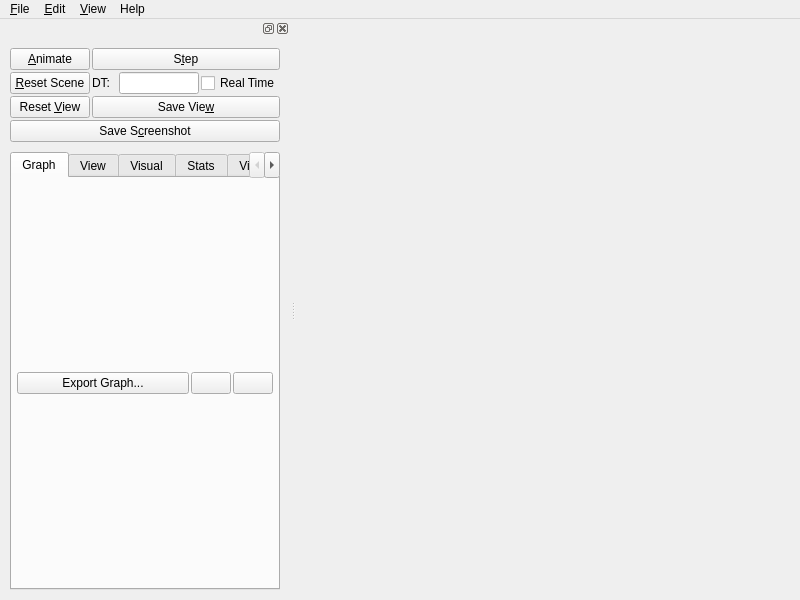
<?xml version="1.0" encoding="UTF-8"?>
<ui version="4.0">
 <class>GUI</class>
 <widget class="QMainWindow" name="GUI">
  <property name="geometry">
   <rect>
    <x>0</x>
    <y>0</y>
    <width>800</width>
    <height>600</height>
   </rect>
  </property>
  <property name="sizePolicy">
   <sizepolicy hsizetype="Minimum" vsizetype="Minimum">
    <horstretch>0</horstretch>
    <verstretch>0</verstretch>
   </sizepolicy>
  </property>
  <property name="minimumSize">
   <size>
    <width>210</width>
    <height>481</height>
   </size>
  </property>
  <property name="acceptDrops">
   <bool>true</bool>
  </property>
  <property name="windowTitle">
   <string>Sofa</string>
  </property>
  <widget class="QWidget" name="widget">
   <property name="sizePolicy">
    <sizepolicy hsizetype="Expanding" vsizetype="Expanding">
     <horstretch>0</horstretch>
     <verstretch>0</verstretch>
    </sizepolicy>
   </property>
   <property name="minimumSize">
    <size>
     <width>0</width>
     <height>0</height>
    </size>
   </property>
   <layout class="QVBoxLayout">
    <property name="sizeConstraint">
     <enum>QLayout::SetNoConstraint</enum>
    </property>
    <property name="leftMargin">
     <number>0</number>
    </property>
    <property name="topMargin">
     <number>0</number>
    </property>
    <property name="rightMargin">
     <number>0</number>
    </property>
    <property name="bottomMargin">
     <number>0</number>
    </property>
    <item>
     <layout class="QHBoxLayout" name="mainWidgetLayout"/>
    </item>
   </layout>
  </widget>
  <widget class="QMenuBar" name="menubar">
   <property name="enabled">
    <bool>true</bool>
   </property>
   <property name="geometry">
    <rect>
     <x>0</x>
     <y>0</y>
     <width>800</width>
     <height>20</height>
    </rect>
   </property>
   <widget class="QMenu" name="fileMenu">
    <property name="title">
     <string>&amp;File</string>
    </property>
    <addaction name="fileNewAction"/>
    <addaction name="fileOpenAction"/>
    <addaction name="fileReloadAction"/>
    <addaction name="fileSaveAction"/>
    <addaction name="fileSaveAsAction"/>
    <addaction name="separator"/>
    <addaction name="separator"/>
    <addaction name="fileExitAction"/>
   </widget>
   <widget class="QMenu" name="editMenu">
    <property name="title">
     <string>&amp;Edit</string>
    </property>
    <addaction name="editRecordDirectoryAction"/>
    <addaction name="editGnuplotDirectoryAction"/>
    <addaction name="separator"/>
    <addaction name="PluginManagerAction"/>
    <addaction name="MouseManagerAction"/>
    <addaction name="VideoRecorderManagerAction"/>
    <addaction name="DataGraphAction"/>
   </widget>
   <widget class="QMenu" name="View">
    <property name="title">
     <string>&amp;View</string>
    </property>
    <addaction name="separator"/>
    <addaction name="separator"/>
    <addaction name="separator"/>
   </widget>
   <widget class="QMenu" name="helpMenu">
    <property name="title">
     <string>Help</string>
    </property>
    <addaction name="separator"/>
    <addaction name="helpShowDocBrowser"/>
    <addaction name="helpAboutAction"/>
   </widget>
   <addaction name="fileMenu"/>
   <addaction name="editMenu"/>
   <addaction name="View"/>
   <addaction name="helpMenu"/>
  </widget>
  <widget class="QDockWidget" name="dockWidget">
   <property name="sizePolicy">
    <sizepolicy hsizetype="Minimum" vsizetype="Expanding">
     <horstretch>0</horstretch>
     <verstretch>0</verstretch>
    </sizepolicy>
   </property>
   <property name="minimumSize">
    <size>
     <width>200</width>
     <height>551</height>
    </size>
   </property>
   <attribute name="dockWidgetArea">
    <number>1</number>
   </attribute>
   <widget class="QWidget" name="dockWidgetContents">
    <property name="sizePolicy">
     <sizepolicy hsizetype="Minimum" vsizetype="Expanding">
      <horstretch>0</horstretch>
      <verstretch>0</verstretch>
     </sizepolicy>
    </property>
    <property name="minimumSize">
     <size>
      <width>200</width>
      <height>0</height>
     </size>
    </property>
    <layout class="QHBoxLayout" name="horizontalLayout">
     <item>
      <widget class="QWidget" name="optionTabs" native="true">
       <property name="enabled">
        <bool>true</bool>
       </property>
       <property name="sizePolicy">
        <sizepolicy hsizetype="Expanding" vsizetype="Expanding">
         <horstretch>0</horstretch>
         <verstretch>0</verstretch>
        </sizepolicy>
       </property>
       <layout class="QVBoxLayout" name="_13">
        <property name="sizeConstraint">
         <enum>QLayout::SetNoConstraint</enum>
        </property>
        <item>
         <layout class="QGridLayout" name="_14">
          <property name="sizeConstraint">
           <enum>QLayout::SetNoConstraint</enum>
          </property>
          <item row="2" column="0">
           <widget class="QPushButton" name="ResetViewButton">
            <property name="enabled">
             <bool>true</bool>
            </property>
            <property name="toolTip">
             <string>Set the camera to initial position and orientation</string>
            </property>
            <property name="text">
             <string>Reset &amp;View</string>
            </property>
            <property name="shortcut">
             <string>Alt+V</string>
            </property>
           </widget>
          </item>
          <item row="0" column="0">
           <widget class="QPushButton" name="startButton">
            <property name="toolTip">
             <string>Launch the Simulation</string>
            </property>
            <property name="text">
             <string>&amp;Animate</string>
            </property>
            <property name="shortcut">
             <string>Alt+A</string>
            </property>
            <property name="checkable">
             <bool>true</bool>
            </property>
           </widget>
          </item>
          <item row="2" column="1">
           <widget class="QPushButton" name="SaveViewButton">
            <property name="enabled">
             <bool>true</bool>
            </property>
            <property name="toolTip">
             <string>Save the position and orientation of the camera</string>
            </property>
            <property name="text">
             <string>Save Vie&amp;w</string>
            </property>
            <property name="shortcut">
             <string>Alt+W</string>
            </property>
           </widget>
          </item>
          <item row="1" column="0">
           <widget class="QPushButton" name="ResetSceneButton">
            <property name="enabled">
             <bool>true</bool>
            </property>
            <property name="toolTip">
             <string>Reset the Simulation  (t=0)</string>
            </property>
            <property name="text">
             <string>&amp;Reset Scene</string>
            </property>
            <property name="shortcut">
             <string>Alt+R</string>
            </property>
           </widget>
          </item>
          <item row="0" column="1">
           <widget class="QPushButton" name="stepButton">
            <property name="toolTip">
             <string>Compute the simulation at time t+DT</string>
            </property>
            <property name="text">
             <string>S&amp;tep</string>
            </property>
            <property name="shortcut">
             <string>Alt+T</string>
            </property>
            <property name="autoRepeat">
             <bool>true</bool>
            </property>
           </widget>
          </item>
          <item row="3" column="0" colspan="2">
           <widget class="QPushButton" name="screenshotButton">
            <property name="text">
             <string>Save S&amp;creenshot</string>
            </property>
            <property name="shortcut">
             <string>Alt+C</string>
            </property>
           </widget>
          </item>
          <item row="1" column="1">
           <layout class="QHBoxLayout" name="_15">
            <property name="sizeConstraint">
             <enum>QLayout::SetNoConstraint</enum>
            </property>
            <item>
             <widget class="QLabel" name="dtLabel">
              <property name="text">
               <string>DT:</string>
              </property>
              <property name="wordWrap">
               <bool>false</bool>
              </property>
             </widget>
            </item>
            <item>
             <widget class="QLineEdit" name="dtEdit">
              <property name="sizePolicy">
               <sizepolicy hsizetype="Expanding" vsizetype="Fixed">
                <horstretch>0</horstretch>
                <verstretch>0</verstretch>
               </sizepolicy>
              </property>
              <property name="minimumSize">
               <size>
                <width>20</width>
                <height>0</height>
               </size>
              </property>
              <property name="maximumSize">
               <size>
                <width>80</width>
                <height>32767</height>
               </size>
              </property>
             </widget>
            </item>
            <item>
             <widget class="QCheckBox" name="realTimeCheckBox">
              <property name="toolTip">
               <string>Use the duration of the previous simulation step as the next DT</string>
              </property>
              <property name="text">
               <string>Real Time</string>
              </property>
             </widget>
            </item>
           </layout>
          </item>
         </layout>
        </item>
        <item>
         <spacer name="spacer_tab">
          <property name="orientation">
           <enum>Qt::Vertical</enum>
          </property>
          <property name="sizeType">
           <enum>QSizePolicy::Fixed</enum>
          </property>
          <property name="sizeHint" stdset="0">
           <size>
            <width>20</width>
            <height>8</height>
           </size>
          </property>
         </spacer>
        </item>
        <item>
         <widget class="QTabWidget" name="tabs">
          <property name="sizePolicy">
           <sizepolicy hsizetype="Expanding" vsizetype="Expanding">
            <horstretch>0</horstretch>
            <verstretch>0</verstretch>
           </sizepolicy>
          </property>
          <property name="minimumSize">
           <size>
            <width>200</width>
            <height>0</height>
           </size>
          </property>
          <property name="currentIndex">
           <number>0</number>
          </property>
          <widget class="QWidget" name="TabGraph">
           <attribute name="title">
            <string>Graph</string>
           </attribute>
           <layout class="QVBoxLayout" name="_19">
            <item>
             <layout class="QHBoxLayout" name="horizontalLayout_2">
              <item>
               <widget class="QPushButton" name="ExportGraphButton">
                <property name="sizePolicy">
                 <sizepolicy hsizetype="Expanding" vsizetype="Fixed">
                  <horstretch>0</horstretch>
                  <verstretch>0</verstretch>
                 </sizepolicy>
                </property>
                <property name="text">
                 <string>Export Graph...</string>
                </property>
                <property name="icon">
                 <iconset>
                  <normaloff>image1</normaloff>image1</iconset>
                </property>
                <property name="shortcut">
                 <string>Alt+X</string>
                </property>
               </widget>
              </item>
              <item>
               <widget class="QPushButton" name="CollapseAllButton">
                <property name="toolTip">
                 <string>Collapse All</string>
                </property>
                <property name="styleSheet">
                 <string notr="true"/>
                </property>
                <property name="text">
                 <string/>
                </property>
               </widget>
              </item>
              <item>
               <widget class="QPushButton" name="ExpandAllButton">
                <property name="toolTip">
                 <string>Expand All</string>
                </property>
                <property name="styleSheet">
                 <string notr="true"/>
                </property>
                <property name="text">
                 <string/>
                </property>
               </widget>
              </item>
             </layout>
            </item>
           </layout>
          </widget>
          <widget class="QWidget" name="tabView">
           <property name="sizePolicy">
            <sizepolicy hsizetype="Expanding" vsizetype="Expanding">
             <horstretch>0</horstretch>
             <verstretch>0</verstretch>
            </sizepolicy>
           </property>
           <attribute name="title">
            <string>View</string>
           </attribute>
           <layout class="QGridLayout" name="gridLayout1">
            <item row="2" column="0">
             <layout class="QGridLayout" name="_17">
              <item row="1" column="0">
               <layout class="QGridLayout" name="_18">
                <item row="0" column="2">
                 <spacer name="spacer8">
                  <property name="orientation">
                   <enum>Qt::Horizontal</enum>
                  </property>
                  <property name="sizeType">
                   <enum>QSizePolicy::Ignored</enum>
                  </property>
                  <property name="sizeHint" stdset="0">
                   <size>
                    <width>0</width>
                    <height>16</height>
                   </size>
                  </property>
                 </spacer>
                </item>
                <item row="0" column="1">
                 <widget class="QLabel" name="pixmapLabel1">
                  <property name="sizePolicy">
                   <sizepolicy hsizetype="Fixed" vsizetype="Fixed">
                    <horstretch>0</horstretch>
                    <verstretch>0</verstretch>
                   </sizepolicy>
                  </property>
                  <property name="toolTip">
                   <string>http://sofa-framework.org</string>
                  </property>
                  <property name="pixmap">
                   <pixmap>image0</pixmap>
                  </property>
                  <property name="scaledContents">
                   <bool>true</bool>
                  </property>
                  <property name="wordWrap">
                   <bool>false</bool>
                  </property>
                 </widget>
                </item>
                <item row="0" column="0">
                 <spacer name="spacer7">
                  <property name="orientation">
                   <enum>Qt::Horizontal</enum>
                  </property>
                  <property name="sizeType">
                   <enum>QSizePolicy::Ignored</enum>
                  </property>
                  <property name="sizeHint" stdset="0">
                   <size>
                    <width>0</width>
                    <height>16</height>
                   </size>
                  </property>
                 </spacer>
                </item>
               </layout>
              </item>
             </layout>
            </item>
           </layout>
          </widget>
          <widget class="QWidget" name="TabVisualGraph">
           <attribute name="title">
            <string>Visual</string>
           </attribute>
           <layout class="QVBoxLayout" name="_20">
            <item>
             <widget class="QPushButton" name="ExportVisualGraphButton">
              <property name="text">
               <string>E&amp;xport Graph...</string>
              </property>
              <property name="icon">
               <iconset>
                <normaloff>image1</normaloff>image1</iconset>
              </property>
              <property name="shortcut">
               <string>Alt+X</string>
              </property>
             </widget>
            </item>
           </layout>
          </widget>
          <widget class="QWidget" name="TabStats">
           <attribute name="title">
            <string>Stats</string>
           </attribute>
           <layout class="QVBoxLayout" name="_21">
            <item>
             <widget class="QCheckBox" name="dumpStateCheckBox">
              <property name="toolTip">
               <string comment="This is used to plut curves fter a simulation">Record the state at each time step in file &quot;dumpState.data&quot;</string>
              </property>
              <property name="text">
               <string>Dump State</string>
              </property>
             </widget>
            </item>
            <item>
             <widget class="QCheckBox" name="displayComputationTimeCheckBox">
              <property name="toolTip">
               <string>Display information about the time spent at each branch of the graph</string>
              </property>
              <property name="text">
               <string>Log Time</string>
              </property>
             </widget>
            </item>
            <item>
             <widget class="QCheckBox" name="exportGnuplotFilesCheckbox">
              <property name="toolTip">
               <string>Create gnuplot files for each named element of the simulation</string>
              </property>
              <property name="text">
               <string>Export state as gnuplot files</string>
              </property>
             </widget>
            </item>
            <item>
             <widget class="QCheckBox" name="exportVisitorCheckbox">
              <property name="toolTip">
               <string>Open a Dialog showing a trace of the execution and time spent</string>
              </property>
              <property name="text">
               <string>Trace Visitor and Component execution</string>
              </property>
             </widget>
            </item>
            <item>
             <widget class="QCheckBox" name="displayTimeProfiler">
              <property name="text">
               <string>Display AdvancedTimer profiler</string>
              </property>
             </widget>
            </item>
           </layout>
          </widget>
          <widget class="QWidget" name="TabPage">
           <attribute name="title">
            <string>Viewer</string>
           </attribute>
           <layout class="QVBoxLayout" name="_22">
            <item>
             <layout class="QHBoxLayout" name="_23">
              <property name="spacing">
               <number>0</number>
              </property>
              <item>
               <spacer name="spacer5_3_3">
                <property name="orientation">
                 <enum>Qt::Horizontal</enum>
                </property>
                <property name="sizeType">
                 <enum>QSizePolicy::Expanding</enum>
                </property>
                <property name="sizeHint" stdset="0">
                 <size>
                  <width>10</width>
                  <height>2</height>
                 </size>
                </property>
               </spacer>
              </item>
              <item>
               <widget class="QSpinBox" name="sizeW">
                <property name="maximum">
                 <number>30000</number>
                </property>
                <property name="value">
                 <number>800</number>
                </property>
               </widget>
              </item>
              <item>
               <widget class="QLabel" name="textLabel_sizeX">
                <property name="sizePolicy">
                 <sizepolicy hsizetype="Fixed" vsizetype="Preferred">
                  <horstretch>0</horstretch>
                  <verstretch>0</verstretch>
                 </sizepolicy>
                </property>
                <property name="text">
                 <string>&lt;p align=&quot;center&quot;&gt;x&lt;/p&gt;</string>
                </property>
                <property name="wordWrap">
                 <bool>false</bool>
                </property>
               </widget>
              </item>
              <item>
               <widget class="QSpinBox" name="sizeH">
                <property name="maximum">
                 <number>30000</number>
                </property>
                <property name="value">
                 <number>600</number>
                </property>
               </widget>
              </item>
              <item>
               <spacer name="spacer5_3_2_3">
                <property name="orientation">
                 <enum>Qt::Horizontal</enum>
                </property>
                <property name="sizeType">
                 <enum>QSizePolicy::Expanding</enum>
                </property>
                <property name="sizeHint" stdset="0">
                 <size>
                  <width>10</width>
                  <height>2</height>
                 </size>
                </property>
               </spacer>
              </item>
             </layout>
            </item>
            <item>
             <widget class="QTextBrowser" name="textEdit1"/>
            </item>
           </layout>
          </widget>
         </widget>
        </item>
       </layout>
      </widget>
     </item>
    </layout>
   </widget>
  </widget>
  <action name="fileNewAction">
   <property name="icon">
    <iconset>
     <normaloff>image2</normaloff>image2</iconset>
   </property>
   <property name="text">
    <string>&amp;New</string>
   </property>
   <property name="iconText">
    <string>New</string>
   </property>
   <property name="shortcut">
    <string>Ctrl+N</string>
   </property>
   <property name="name" stdset="0">
    <cstring>fileNewAction</cstring>
   </property>
  </action>
  <action name="fileOpenAction">
   <property name="icon">
    <iconset>
     <normaloff>image3</normaloff>image3</iconset>
   </property>
   <property name="text">
    <string>&amp;Open...</string>
   </property>
   <property name="iconText">
    <string>Open</string>
   </property>
   <property name="shortcut">
    <string>Ctrl+O</string>
   </property>
   <property name="name" stdset="0">
    <cstring>fileOpenAction</cstring>
   </property>
  </action>
  <action name="fileReloadAction">
   <property name="text">
    <string>&amp;Reload</string>
   </property>
   <property name="iconText">
    <string>Reload</string>
   </property>
   <property name="shortcut">
    <string>Ctrl+R</string>
   </property>
   <property name="name" stdset="0">
    <cstring>fileReloadAction</cstring>
   </property>
  </action>
  <action name="fileSaveAction">
   <property name="enabled">
    <bool>true</bool>
   </property>
   <property name="icon">
    <iconset>
     <normaloff>image4</normaloff>image4</iconset>
   </property>
   <property name="text">
    <string>&amp;Save</string>
   </property>
   <property name="iconText">
    <string>Save</string>
   </property>
   <property name="shortcut">
    <string>Ctrl+S</string>
   </property>
   <property name="name" stdset="0">
    <cstring>fileSaveAction</cstring>
   </property>
  </action>
  <action name="fileSaveAsAction">
   <property name="text">
    <string>Save &amp;As...</string>
   </property>
   <property name="iconText">
    <string>Save As</string>
   </property>
   <property name="shortcut">
    <string/>
   </property>
   <property name="name" stdset="0">
    <cstring>fileSaveAsAction</cstring>
   </property>
  </action>
  <action name="fileExitAction">
   <property name="text">
    <string>E&amp;xit</string>
   </property>
   <property name="iconText">
    <string>Exit</string>
   </property>
   <property name="shortcut">
    <string/>
   </property>
   <property name="name" stdset="0">
    <cstring>fileExitAction</cstring>
   </property>
  </action>
  <action name="helpAboutAction">
   <property name="enabled">
    <bool>true</bool>
   </property>
   <property name="text">
    <string>&amp;About</string>
   </property>
   <property name="iconText">
    <string>About</string>
   </property>
   <property name="shortcut">
    <string/>
   </property>
   <property name="iconVisibleInMenu">
    <bool>false</bool>
   </property>
   <property name="name" stdset="0">
    <cstring>helpAboutAction</cstring>
   </property>
  </action>
  <action name="ViewerAction">
   <property name="iconText">
    <string>Viewer</string>
   </property>
   <property name="name" stdset="0">
    <cstring>ViewerAction</cstring>
   </property>
  </action>
  <action name="editRecordDirectoryAction">
   <property name="text">
    <string>Record Directory...</string>
   </property>
   <property name="iconText">
    <string>Record Directory...</string>
   </property>
   <property name="name" stdset="0">
    <cstring>editRecordDirectoryAction</cstring>
   </property>
  </action>
  <action name="editGnuplotDirectoryAction">
   <property name="text">
    <string>Gnuplot Directory...</string>
   </property>
   <property name="iconText">
    <string>Gnuplot Directory...</string>
   </property>
   <property name="name" stdset="0">
    <cstring>editGnuplotDirectoryAction</cstring>
   </property>
  </action>
  <action name="PluginManagerAction">
   <property name="text">
    <string>Plugin Manager...</string>
   </property>
   <property name="iconText">
    <string>Plugin Manager...</string>
   </property>
   <property name="name" stdset="0">
    <cstring>PluginManagerAction</cstring>
   </property>
  </action>
  <action name="MouseManagerAction">
   <property name="text">
    <string>Mouse Manager...</string>
   </property>
   <property name="iconText">
    <string>Mouse Manager...</string>
   </property>
   <property name="name" stdset="0">
    <cstring>MouseManagerAction</cstring>
   </property>
  </action>
  <action name="Action">
   <property name="iconText">
    <string>Recently Opened Files...</string>
   </property>
   <property name="name" stdset="0">
    <cstring>Action</cstring>
   </property>
  </action>
  <action name="TestAction">
   <property name="text">
    <string>Test</string>
   </property>
   <property name="iconText">
    <string>Test</string>
   </property>
   <property name="name" stdset="0">
    <cstring>TestAction</cstring>
   </property>
  </action>
  <action name="VideoRecorderManagerAction">
   <property name="text">
    <string>Video Recorder Manager...</string>
   </property>
   <property name="iconText">
    <string>Video Recorder Manager...</string>
   </property>
   <property name="name" stdset="0">
    <cstring>VideoRecorderManagerAction</cstring>
   </property>
  </action>
  <action name="helpShowDocBrowser">
   <property name="checkable">
    <bool>false</bool>
   </property>
   <property name="text">
    <string>Show doc browser</string>
   </property>
   <property name="iconVisibleInMenu">
    <bool>false</bool>
   </property>
  </action>
  <action name="DataGraphAction">
   <property name="text">
    <string>Data Graph...</string>
   </property>
   <property name="toolTip">
    <string>Data Graph Window</string>
   </property>
  </action>
 </widget>
 <layoutdefault spacing="2" margin="5"/>
 <includes>
  <include location="global">sofa/gui/qt/config.h</include>
 </includes>
 <resources/>
 <connections>
  <connection>
   <sender>fileNewAction</sender>
   <signal>triggered()</signal>
   <receiver>GUI</receiver>
   <slot>fileNew()</slot>
   <hints>
    <hint type="sourcelabel">
     <x>-1</x>
     <y>-1</y>
    </hint>
    <hint type="destinationlabel">
     <x>20</x>
     <y>20</y>
    </hint>
   </hints>
  </connection>
  <connection>
   <sender>fileOpenAction</sender>
   <signal>triggered()</signal>
   <receiver>GUI</receiver>
   <slot>popupOpenFileSelector()</slot>
   <hints>
    <hint type="sourcelabel">
     <x>-1</x>
     <y>-1</y>
    </hint>
    <hint type="destinationlabel">
     <x>20</x>
     <y>20</y>
    </hint>
   </hints>
  </connection>
  <connection>
   <sender>fileReloadAction</sender>
   <signal>triggered()</signal>
   <receiver>GUI</receiver>
   <slot>fileReload()</slot>
   <hints>
    <hint type="sourcelabel">
     <x>-1</x>
     <y>-1</y>
    </hint>
    <hint type="destinationlabel">
     <x>20</x>
     <y>20</y>
    </hint>
   </hints>
  </connection>
  <connection>
   <sender>fileSaveAction</sender>
   <signal>triggered()</signal>
   <receiver>GUI</receiver>
   <slot>fileSave()</slot>
   <hints>
    <hint type="sourcelabel">
     <x>-1</x>
     <y>-1</y>
    </hint>
    <hint type="destinationlabel">
     <x>20</x>
     <y>20</y>
    </hint>
   </hints>
  </connection>
  <connection>
   <sender>fileSaveAsAction</sender>
   <signal>triggered()</signal>
   <receiver>GUI</receiver>
   <slot>fileSaveAs()</slot>
   <hints>
    <hint type="sourcelabel">
     <x>-1</x>
     <y>-1</y>
    </hint>
    <hint type="destinationlabel">
     <x>20</x>
     <y>20</y>
    </hint>
   </hints>
  </connection>
  <connection>
   <sender>fileExitAction</sender>
   <signal>triggered()</signal>
   <receiver>GUI</receiver>
   <slot>fileExit()</slot>
   <hints>
    <hint type="sourcelabel">
     <x>-1</x>
     <y>-1</y>
    </hint>
    <hint type="destinationlabel">
     <x>20</x>
     <y>20</y>
    </hint>
   </hints>
  </connection>
  <connection>
   <sender>editRecordDirectoryAction</sender>
   <signal>triggered()</signal>
   <receiver>GUI</receiver>
   <slot>editRecordDirectory()</slot>
   <hints>
    <hint type="sourcelabel">
     <x>-1</x>
     <y>-1</y>
    </hint>
    <hint type="destinationlabel">
     <x>20</x>
     <y>20</y>
    </hint>
   </hints>
  </connection>
  <connection>
   <sender>PluginManagerAction</sender>
   <signal>triggered()</signal>
   <receiver>GUI</receiver>
   <slot>showPluginManager()</slot>
   <hints>
    <hint type="sourcelabel">
     <x>-1</x>
     <y>-1</y>
    </hint>
    <hint type="destinationlabel">
     <x>20</x>
     <y>20</y>
    </hint>
   </hints>
  </connection>
  <connection>
   <sender>MouseManagerAction</sender>
   <signal>triggered()</signal>
   <receiver>GUI</receiver>
   <slot>showMouseManager()</slot>
   <hints>
    <hint type="sourcelabel">
     <x>-1</x>
     <y>-1</y>
    </hint>
    <hint type="destinationlabel">
     <x>20</x>
     <y>20</y>
    </hint>
   </hints>
  </connection>
  <connection>
   <sender>DataGraphAction</sender>
   <signal>triggered()</signal>
   <receiver>GUI</receiver>
   <slot>showWindowDataGraph()</slot>
   <hints>
    <hint type="sourcelabel">
     <x>-1</x>
     <y>-1</y>
    </hint>
    <hint type="destinationlabel">
     <x>20</x>
     <y>20</y>
    </hint>
   </hints>
  </connection>
  <connection>
   <sender>editGnuplotDirectoryAction</sender>
   <signal>triggered()</signal>
   <receiver>GUI</receiver>
   <slot>editGnuplotDirectory()</slot>
   <hints>
    <hint type="sourcelabel">
     <x>-1</x>
     <y>-1</y>
    </hint>
    <hint type="destinationlabel">
     <x>20</x>
     <y>20</y>
    </hint>
   </hints>
  </connection>
  <connection>
   <sender>VideoRecorderManagerAction</sender>
   <signal>triggered()</signal>
   <receiver>GUI</receiver>
   <slot>showVideoRecorderManager()</slot>
   <hints>
    <hint type="sourcelabel">
     <x>-1</x>
     <y>-1</y>
    </hint>
    <hint type="destinationlabel">
     <x>20</x>
     <y>20</y>
    </hint>
   </hints>
  </connection>
  <connection>
   <sender>helpShowDocBrowser</sender>
   <signal>triggered()</signal>
   <receiver>GUI</receiver>
   <slot>showDocBrowser()</slot>
   <hints>
    <hint type="sourcelabel">
     <x>-1</x>
     <y>-1</y>
    </hint>
    <hint type="destinationlabel">
     <x>399</x>
     <y>299</y>
    </hint>
   </hints>
  </connection>
 </connections>
 <slots>
  <slot>showDocBrowser()</slot>
  <slot>fileNew()</slot>
  <slot>popupOpenFileSelector()</slot>
  <slot>fileReload()</slot>
  <slot>fileSave()</slot>
  <slot>fileSaveAs()</slot>
  <slot>fileExit()</slot>
  <slot>editRecordDirectory()</slot>
  <slot>showPluginManager()</slot>
  <slot>showMouseManager()</slot>
  <slot>showWindowDataGraph()</slot>
  <slot>editGnuplotDirectory()</slot>
  <slot>showVideoRecorderManager()</slot>
 </slots>
</ui>
